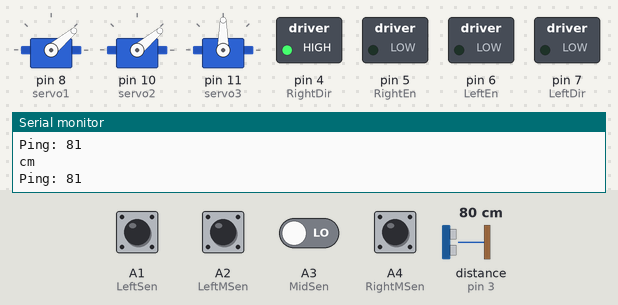
Bench run of a sketch on a simulated Arduino Uno, built with avr-gcc and run on an emulated ATmega328P. Shown: 3 × servo, switched loads named in the sketch (green lamp = pin HIGH), the last lines printed to the serial monitor. The test bench sets the inputs (shaded band); at power-on: A1 (LeftSen), A2 (LeftMSen), A4 (RightMSen) HIGH, A3 (MidSen) LOW, distance to the obstacle (sensor on pin 3) 80 cm. The echo pulse lasts 58.3 µs per cm.

Above: at 1.2 s.
1.3 s: distance to the obstacle (sensor on pin 3) set to 11 cm
3.5 s: distance to the obstacle (sensor on pin 3) set to 8 cm
At 13.6 s:
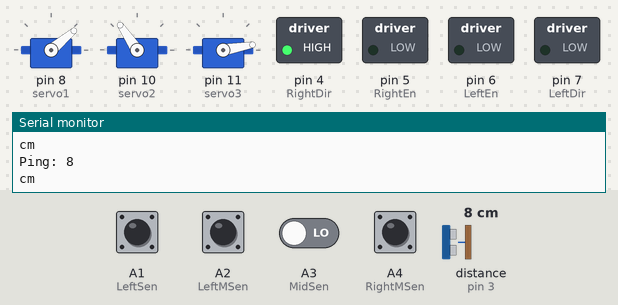
At 23.7 s:
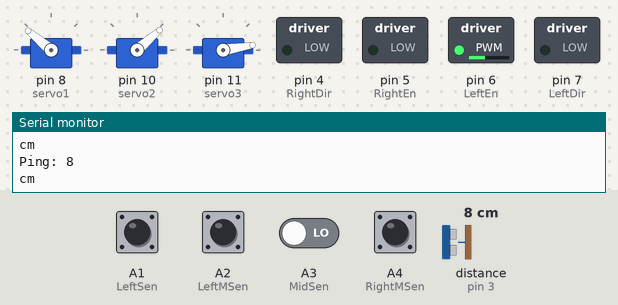
Timing chart, 0 to 25.7 s (numbered marks = the images above; inputs shaded):
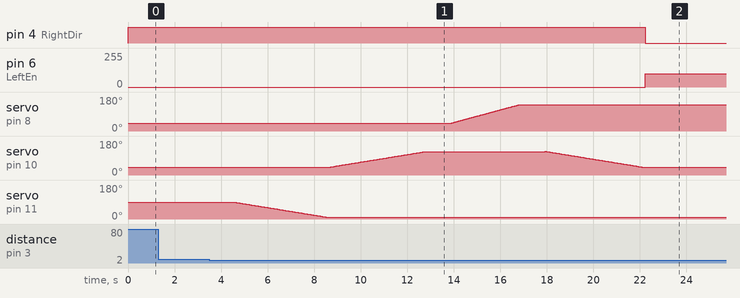

Measured:
- the behaviour switches between 10 and 9 cm on distance to the obstacle (sensor on pin 3) (found by bisection; images 0 and 1)
- after the input at 3.5 s, pin 4 (RightDir): HIGH → LOW after 18.7 s; pin 6 (LeftEn): 0/255 → 100/255 after 18.7 s; servo on pin 8 (servo1): moves from 40° to 140° over 4.1 s, starting after 10.3 s; servo on pin 10 (servo2): rises from 40° to 125° in 9.3 s, then falls to 41° in 4.2 s

The sketch:

Cynthia_code_line_follower_robot_with_robotic_arm_ultrasonic.ino
```cpp
//Author Lukas Johnnyy
//Visit My Facebook Lukas Johnny


//--------For Ultrasonic----------
#include <NewPing.h>
//-----------For Servo Motor----------
#include <Servo.h>

//Define Ultrasonic pin
#define trigPin 2
#define echoPin 3
#define stop_distance 200
int ballFound = 0;
int basketFound = 0;

NewPing sonar(trigPin, echoPin, stop_distance);
int distance;
long duration;

int servo_1 = 0;
int servo_2 = 0;
int servo_3 = 0;

//Define Servo
Servo servo1;
Servo servo2;
Servo servo3;

//Pin declaration
int RightEn = 5;
int RightDir = 4;
int LeftEn = 6;
int LeftDir = 7;
int LeftSen = A1;
int LeftMSen = A2;
int MidSen = A3;
int RightMSen = A4;
int RightSen = A5;

void setup()
{
  Serial.begin(115200);
  //Motor Driver Pin Setup
  pinMode(RightEn,OUTPUT);
  pinMode(RightDir,OUTPUT);
  pinMode(LeftEn,OUTPUT);
  pinMode(LeftDir,OUTPUT);

  digitalWrite(RightDir,HIGH);
  digitalWrite(LeftDir,LOW);

  //LSS05 Auto-Calibrating Line Sensor Pin Setup
  pinMode(LeftSen,INPUT);
  pinMode(LeftMSen,INPUT);
  pinMode(MidSen,INPUT);
  pinMode(RightMSen,INPUT);
  pinMode(RightSen,INPUT);

  //Setup for servo motors
  servo1.attach(8);
  servo2.attach(10);
  servo3.attach(11);

  //Setup for initial position of the servos
  servo1.write(40); //gripper
  servo2.write(40); //gripper supporter
  servo3.write(90); //stand for servo

  //Declare Ultrasonic state
  pinMode(trigPin, OUTPUT);
  pinMode(echoPin, INPUT);
}

void loop()
{
  if((digitalRead(LeftSen)==0)&&(digitalRead(LeftMSen)==0)&&(digitalRead(MidSen)==1)&&(digitalRead(RightMSen)==0)&&(digitalRead(RightSen)==0))
  {
    analogWrite(RightEn, 200);   //PWM Speed Control
    analogWrite(LeftEn, 200);   //PWM Speed Control
  }
  else if((digitalRead(LeftSen)==0)&&(digitalRead(LeftMSen)==1)&&(digitalRead(MidSen)==1)&&(digitalRead(RightMSen)==0)&&(digitalRead(RightSen)==0))
  {
    analogWrite(RightEn, 200);   //PWM Speed Control
    analogWrite(LeftEn, 140);   //PWM Speed Control
  }
  else if((digitalRead(LeftSen)==0)&&(digitalRead(LeftMSen)==1)&&(digitalRead(MidSen)==0)&&(digitalRead(RightMSen)==0)&&(digitalRead(RightSen)==0))
  {
    analogWrite(RightEn, 200);   //PWM Speed Control
    analogWrite(LeftEn, 90);   //PWM Speed Control
  }
  else if((digitalRead(LeftSen)==1)&&(digitalRead(LeftMSen)==1)&&(digitalRead(MidSen)==0)&&(digitalRead(RightMSen)==0)&&(digitalRead(RightSen)==0))
  {
    analogWrite(RightEn, 200);   //PWM Speed Control
    analogWrite(LeftEn, 50);   //PWM Speed Control
  }
  else if((digitalRead(LeftSen)==1)&&(digitalRead(LeftMSen)==0)&&(digitalRead(MidSen)==0)&&(digitalRead(RightMSen)==0)&&(digitalRead(RightSen)==0))
  {
    analogWrite(RightEn, 200);   //PWM Speed Control
    analogWrite(LeftEn, 0);   //PWM Speed Control
  }
  else if((digitalRead(LeftSen)==0)&&(digitalRead(LeftMSen)==0)&&(digitalRead(MidSen)==1)&&(digitalRead(RightMSen)==1)&&(digitalRead(RightSen)==0))
  {
    analogWrite(RightEn, 140);   //PWM Speed Control
    analogWrite(LeftEn, 200);   //PWM Speed Control
  }
  else if((digitalRead(LeftSen)==0)&&(digitalRead(LeftMSen)==0)&&(digitalRead(MidSen)==0)&&(digitalRead(RightMSen)==1)&&(digitalRead(RightSen)==0))
  {
    analogWrite(RightEn, 90);   //PWM Speed Control
    analogWrite(LeftEn, 200);   //PWM Speed Control
  }
  else if((digitalRead(LeftSen)==0)&&(digitalRead(LeftMSen)==0)&&(digitalRead(MidSen)==0)&&(digitalRead(RightMSen)==1)&&(digitalRead(RightSen)==1))
  {
    analogWrite(RightEn, 50);   //PWM Speed Control
    analogWrite(LeftEn, 200);   //PWM Speed Control
  }
  else if((digitalRead(LeftSen)==0)&&(digitalRead(LeftMSen)==0)&&(digitalRead(MidSen)==0)&&(digitalRead(RightMSen)==0)&&(digitalRead(RightSen)==1))
  {
    analogWrite(RightEn, 0);   //PWM Speed Control
    analogWrite(LeftEn, 200);   //PWM Speed Control
  }
  detectobject();
}

void detectobject()
{
 Serial.print("Ping: ");
 distance = sonar.ping_cm();
 Serial.println(sonar.ping_cm());
 Serial.println("cm");

  if (distance > 2 && distance < 10 && ballFound == 0 && basketFound == 0)
 {
    analogWrite(RightEn, 0);   //PWM Speed Control
    analogWrite(LeftEn, 0);   //PWM Speed Control
  //Ball Found, let's catch the ball !!
  delay(1000);
  if (servo_3 == 0 && servo_2 == 0 && servo_1 == 0)
    {

   // Servo 3 will go down to assist the position of servo that control gripper motor
     for (int i = 90; i>9; i--)
    {
      servo3.write(i);
      delay(50);
      //servo_3 = 1;
      //servo_2 = 1;
    }

    //Servo 2 going down to assist gripper
    for (int i = 40; i<125; i++)
  {
    servo2.write(i);
    //servo_1 = 1;
    //servo_2 = 0;
    //servo_3 = 0;
    delay(50);
  }

    //Gripper going down and pick the ball

   delay(1000);
   for (int i = 40; i<140; i++)
  {
    servo1.write(i);
    delay(30);
  }
  delay(1000);
  ballFound = 1;
  basketFound = 0;
  }
 //Gripper will hold the ball and Servo 2 will going up
    delay(100);
    for (int i = 125; i>40; i--)
    {
      servo1.write(140);
      servo2.write(i);
      delay(50);
    }
    //servo_1 = 1;
    //servo_2 = 0;
    ///servo_3 = 1;
  //servo_2 = 0;

     //Long servo will go up
    for (int i = 9; i<90; i++)
    {
    servo3.write(i);
    delay(50);

    ballFound = 1;
    basketFound = 1;

    if (ballFound == 1 && basketFound == 1)
   {
   analogWrite(RightEn, 0);   //PWM Speed Control
   analogWrite(LeftEn, 100);   //PWM Speed Control
   digitalWrite(RightDir, LOW);
   delay(2000);
   servo_3 = 1;
   servo_1 = 1;
   servo_2 = 1;
  }
   }
  }
//--------------------------

 else if (distance > 2 && distance < 10 && basketFound == 1 && ballFound == 1)
 {

  Serial.println("Putting the ball into basket !");
  Serial.println("Putting the ball into basket !");
   analogWrite(RightEn, 0);   //PWM Speed Control
   analogWrite(LeftEn, 0);   //PWM Speed Control

  delay(1000);
   //Servo 3 will go down to assist the position of servo that control gripper motor
     if (servo_3 == 1 && servo_2 == 1 && servo_1 == 1)
    {
     for (int i = 90; i>30; i--)
    {
      servo3.write(i);
      delay(50);
      //servo_3 = 1;
      //servo_2 = 1;
    }

    delay(1000);
    //Servo 2 going down to assist gripper
    for (int i = 15; i<100; i++)
  {
    servo2.write(i);
    //servo_1 = 1;
    //servo_2 = 0;
    //servo_3 = 0;
    delay(50);
  }

  //Gripper going down and drop the ball
   delay(1000);
   for (int i = 160; i>0; i--)
  {
    servo1.write(i);
    delay(30);
  }
  delay(1000);
  }

  //Gripper will drop the ball and Servo 2 will going up
    delay(100);
    for (int i = 100; i>15; i--)
    {
      //servo1.write(160);
      servo2.write(i);
      delay(50);
    }

     //Long servo will go up
    for (int i = 30; i<90; i++)
    {
    servo3.write(i);
    delay(50);

    ballFound = 0;
    basketFound = 0;
   }
    if (ballFound == 0 && basketFound == 0)
   {
   analogWrite(RightEn, 0);   //PWM Speed Control
   analogWrite(LeftEn, 100);   //PWM Speed Control
   servo_3 = 0;
   servo_1 = 0;
   servo_2 = 0;
  }
 }

 }
```
